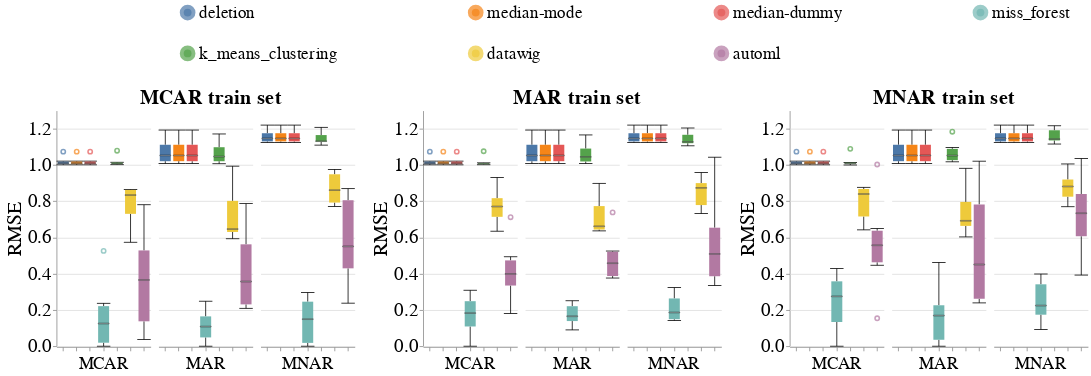

Source (notebook cell):
### Markdown cell above
### Overall Metrics

### Code cell
# Numerical
create_box_plots_for_diff_imputers(dataset_name=DATASET_NAME,
                                   column_name='SoundSleep',
                                   metric_name='rmse',
                                   db_client=db_client)
